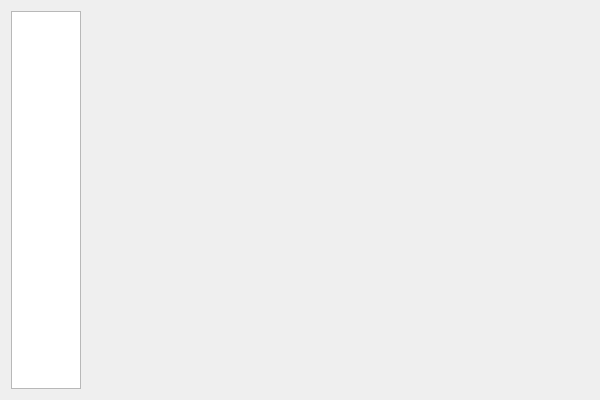
<?xml version="1.0" encoding="UTF-8"?>
<ui version="4.0">
 <class>CSettingsWidgetClass</class>
 <widget class="QWidget" name="CSettingsWidgetClass">
  <property name="geometry">
   <rect>
    <x>0</x>
    <y>0</y>
    <width>600</width>
    <height>400</height>
   </rect>
  </property>
  <property name="windowTitle">
   <string>CSettingsWidget</string>
  </property>
  <layout class="QHBoxLayout" name="horizontalLayout" stretch="1,9">
   <item>
    <widget class="QListWidget" name="listWidget"/>
   </item>
   <item>
    <widget class="QStackedWidget" name="stackedWidget"/>
   </item>
  </layout>
 </widget>
 <layoutdefault spacing="6" margin="11"/>
 <resources/>
 <connections/>
</ui>
